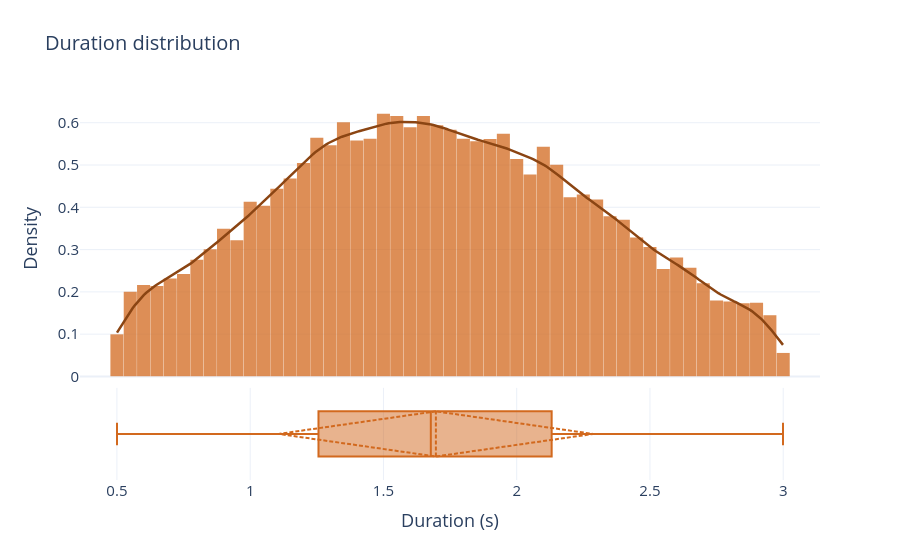

Notebook cell for this chart:
### Markdown cell above
### 3.4. Duration distribution

### Code cell
# --- 1. Datos ---
durations = df["duration"].dropna()

# --- 2. Estimar KDE ---
kde = gaussian_kde(durations)
x_kde = np.linspace(durations.min(), durations.max(), 300)
y_kde = kde(x_kde)

# --- 3. Crear figura: 2 filas, eje X compartido ---
fig = make_subplots(
    rows=2, cols=1,
    shared_xaxes=True,
    row_heights=[0.75, 0.25],   # histograma más grande, boxplot como "resumen" fino
    vertical_spacing=0.03,
)

# --- Histograma (normalizado a densidad para que la escala coincida con la KDE) ---
fig.add_trace(
    go.Histogram(
        x=durations,
        histnorm="probability density",
        name="Duration",
        marker_color="chocolate",
        opacity=0.75,
        showlegend=False,
    ),
    row=1, col=1
)

# --- KDE ---
fig.add_trace(
    go.Scatter(
        x=x_kde,
        y=y_kde,
        mode="lines",
        name="KDE",
        line=dict(color="saddlebrown", width=2.5),
        showlegend=False,
    ),
    row=1, col=1
)

# --- Boxplot horizontal ---
fig.add_trace(
    go.Box(
        x=durations,
        name="Duration",
        marker_color="chocolate",
        line_color="chocolate",
        boxpoints="outliers",   # muestra outliers como puntos
        showlegend=False,
        boxmean="sd"
    ),
    row=2, col=1
)

# --- 4. Layout ---
fig.update_layout(
    template="plotly_white",
    title_text="Duration distribution",
    font=dict(size=15),
    title_font=dict(size=20),
    bargap=0.02,
)
fig.update_yaxes(title_text="Density", row=1, col=1)
fig.update_yaxes(showticklabels=False, row=2, col=1)
fig.update_xaxes(title_text="Duration (s)", row=2, col=1)

fig.show()
fig.write_image("assets/filtered/duration_distribution.png", scale=5)

### Figure 1 — Plotly figure (JSON) as saved in the notebook; plotly's stock layout.template omitted (floating-point values rounded to 4 significant figures; data arrays with more than 128 entries replaced by an {"elided": "..."} marker saying what was removed)
{"data": [{"histnorm": "probability density", "marker": {"color": "chocolate"}, "name": "Duration", "opacity": 0.75, "showlegend": false, "type": "histogram", "x": {"elided": "19064 float values"}, "xaxis": "x", "yaxis": "y"}, {"line": {"color": "saddlebrown", "width": 2.5}, "mode": "lines", "name": "KDE", "showlegend": false, "type": "scatter", "x": {"elided": "300 float values"}, "xaxis": "x", "y": {"elided": "300 float values"}, "yaxis": "y"}, {"boxmean": "sd", "boxpoints": "outliers", "line": {"color": "chocolate"}, "marker": {"color": "chocolate"}, "name": "Duration", "showlegend": false, "type": "box", "x": {"elided": "19064 float values"}, "xaxis": "x2", "yaxis": "y2"}], "layout": {"bargap": 0.02, "font": {"size": 15}, "title": {"font": {"size": 20}, "text": "Duration distribution"}, "xaxis": {"anchor": "y", "domain": [0, 1], "matches": "x2", "showticklabels": false}, "xaxis2": {"anchor": "y2", "domain": [0, 1], "title": {"text": "Duration (s)"}}, "yaxis": {"anchor": "x", "domain": [0.2725, 1], "title": {"text": "Density"}}, "yaxis2": {"anchor": "x2", "domain": [0, 0.2425], "showticklabels": false}}}
